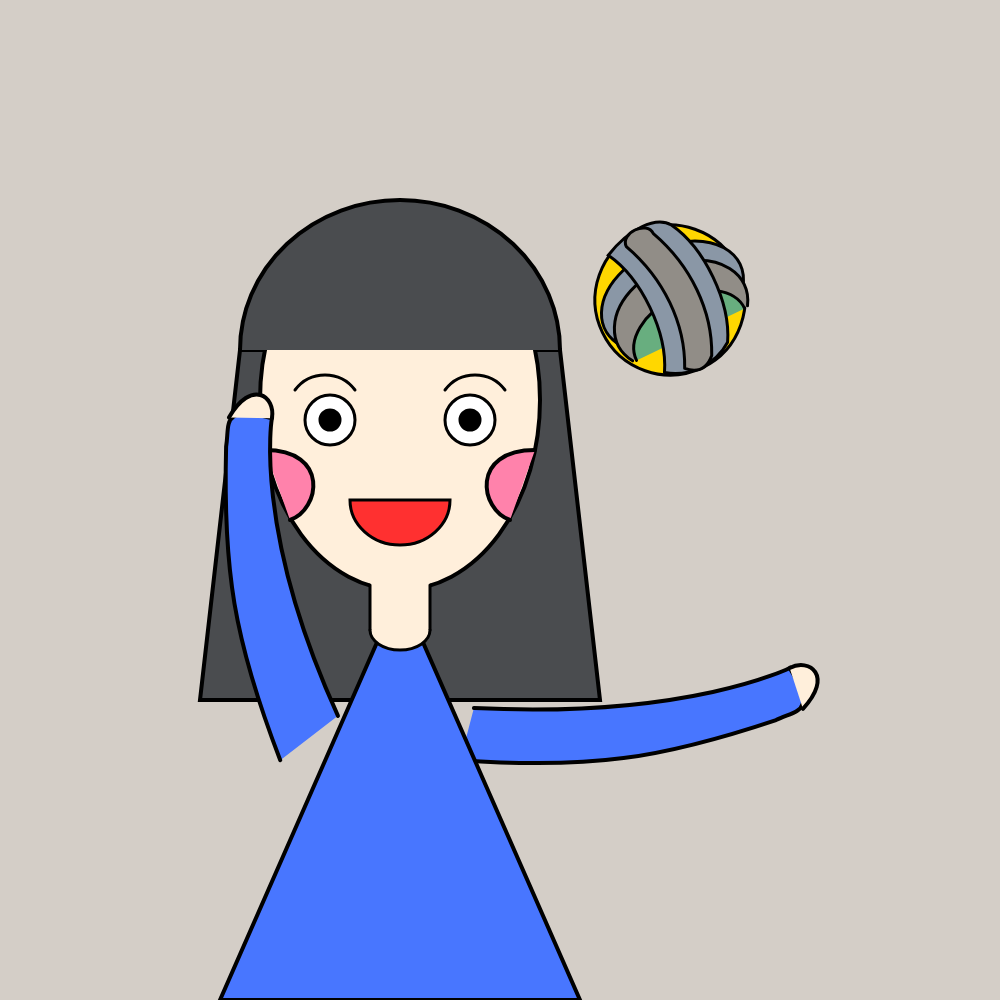
Frame 1 (no input)
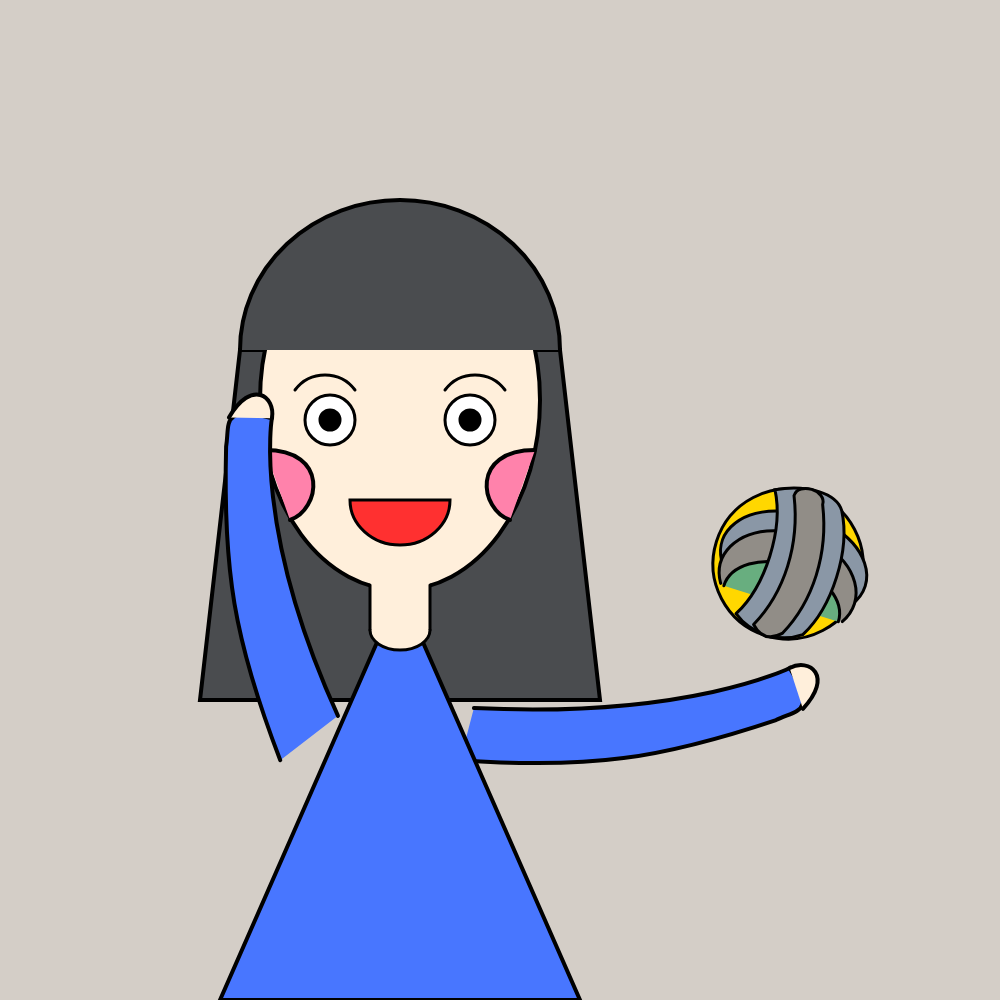
Frame 60 (no input)
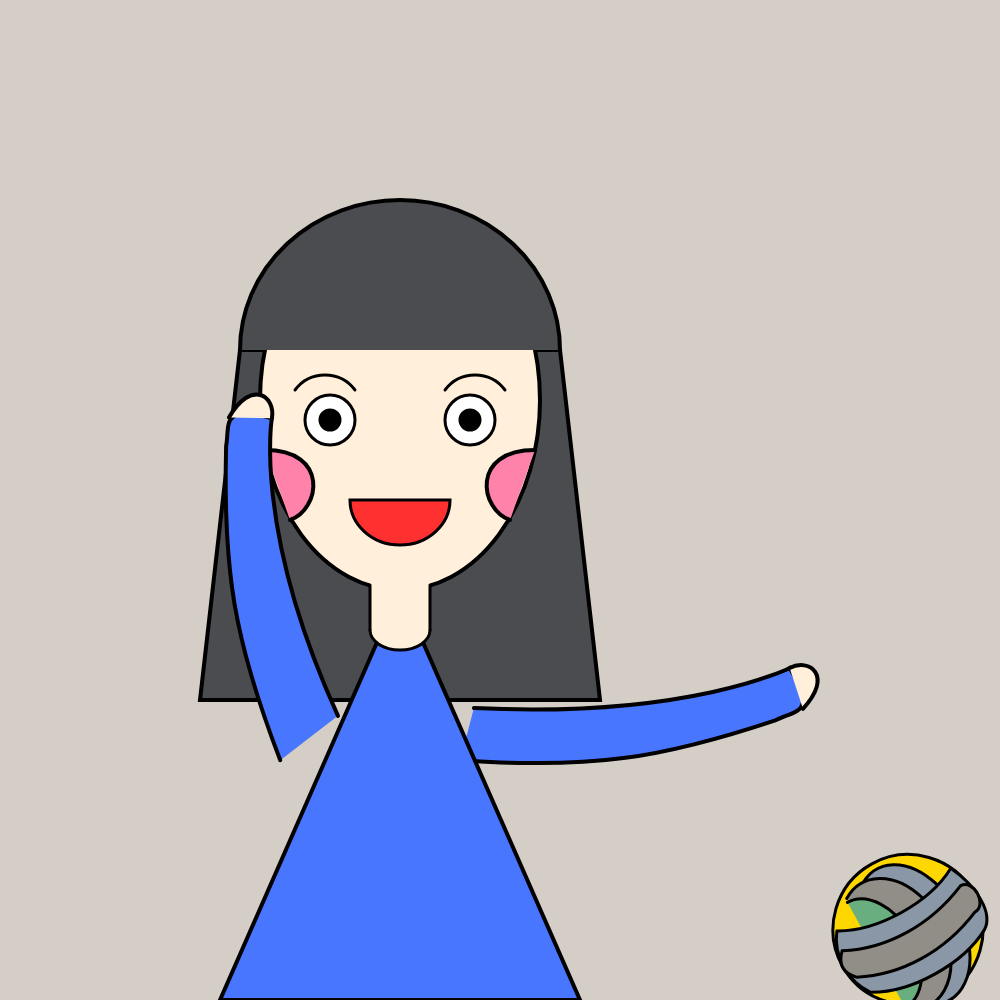
Frame 120 (the mouse pressed at the canvas centre since frame 60)

The p5.js sketch that drew these frames (run headless with seeded random() and noise() and a simulated clock; from frame 60 on, the mouse is pressed at the canvas centre):

// p5.js sketch
// ── sketch.js
var x0=670;
var y0=300;
var dx=2;
function setup() {
  createCanvas(1000, 1000);
}

function draw() {
  background(212, 206, 199);
  strokeWeight(4);

  //发尾
  fill(74, 76, 79);
  quad(240,350,200,700,600,700,560,350);
  
  //脸
  fill(255,239,219);
  ellipse(400,400,280,380);
  fill(0);

  //脸颊
  fill(255,130,171);
  bezier(265,450,330,450,320,510,290,520);  //左脸颊
  bezier(535,450,470,450,480,510,510,520);  //右脸颊

  //刘海
  fill(74, 76, 79);
  arc(400,350,320,300,-PI,0,OPEN);

   //右胳膊
  push();
  fill(72,118,255);
  translate(490,720);
  rotate(dx/PI);
  translate(-490,-720);
  beginShape();
  vertex(470,720);
  bezierVertex(650,600,700,500,700,500);
  bezierVertex(750,520,730,530,720,550);
  bezierVertex(650,650,600,700,490,770);
  endShape();

  //右手
  fill(255,239,219);
  bezier(700,500,710,480,740,480,735,525);
  pop();
  
  //左胳膊
  push();
  fill(72,118,255);
  translate(310,720);
  rotate(dx/PI);
  translate(-310,-720);
  beginShape();
  vertex(330,700);
  bezierVertex(150,600,100,500,100,500);
  bezierVertex(50,520,70,530,80,550);
  bezierVertex(150,650,200,700,310,770);
  endShape();
  
  //左手
  fill(255,239,219);
  bezier(100,500,90,480,60,480,65,525);
  pop();

  //身子
  fill(72,118,255);
  triangle(400,590,220,1000,580,1000);

  //脖子
  strokeWeight(0);
  fill(255,239,219);
  rect(370,570,60,60);
  strokeWeight(3);
  line(370,585,370,630);
  line(430,585,430,630);

  //领子
  strokeWeight(3);
  fill(255,239,219);
  arc(400,630,60,40,0,PI,OPEN);

  //眼睛
  fill(255);
  ellipse(330,420,50,50);  //左眼白
  ellipse(470,420,50,50);  //右眼白
  fill(0);
  ellipse(330,420,20,20);  //左眼珠‘
  ellipse(470,420,20,20);  //右眼珠
  
  //眉毛
  //line(300,380,350,380);
  noFill();
  bezier(295,390,310,370,340,370,355,390);  //左眉毛
  bezier(505,390,490,370,460,370,445,390);  //右眉毛

  //嘴巴
  fill(255,48,48);
  arc(400,500,100,90,0,PI,CHORD);



  //球
  push();
  translate(x0,y0);
  rotate(dx*x0/(100*PI));
  translate(-x0,-y0);
  fill(255,215,0);
  ellipse(x0,y0,150,150);
  x0+=dx;
  y0=0.0034*x0*x0-2.72*x0+596.14;
  if(x0>=width||x0<=0)
  dx=-dx;

  //纹路
  //竖蓝色
  fill(138, 151, 166);
  arc(x0,y0,100,150,-3*PI/5,3*PI/5,OPEN);

  //竖白色
  fill(145, 141, 135);
  arc(x0-20,y0,100,140,-3*PI/5,3*PI/5,OPEN);

  //竖黄色
  fill(104,174,127);
  arc(x0-42,y0,80,120,-PI/2,PI/2,OPEN);

  //横蓝色
  fill(138, 151, 166);
  beginShape();
  vertex(x0-65,y0-40);
  bezierVertex(x0-30,y0-20,x0+30,y0-20,x0+65,y0-40);
  bezierVertex(x0+80,y0-10,x0+80,y0+20,x0+65,y0+30);
  bezierVertex(x0+30,y0+50,x0-30,y0+50,x0-65,y0+30);
  bezierVertex(x0-80,y0+10,x0-80,y0-20,x0-65,y0-40);
  endShape();

  //arc(670,300,150,100,0-PI/10,PI+PI/10,OPEN);

  //白色
  fill(145, 141, 135);
  beginShape();
  vertex(x0-70,y0-20);
  bezierVertex(x0-30,y0,x0+20,y0,x0+65,y0-20);
  bezierVertex(x0+80,y0-20,x0+80,y0+10,x0+65,y0+10);
  bezierVertex(x0+20,y0+30,x0-30,y0+30,x0-70,y0+10);
  bezierVertex(x0-80,y0,x0-80,y0-10,x0-70,y0-20);
  endShape();
  pop();
}
